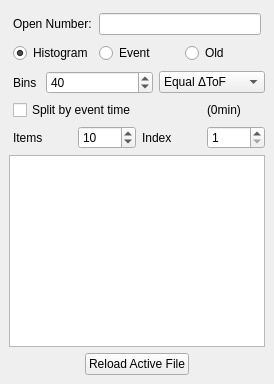
  <widget class="QDockWidget" name="dockWidget_8">
   <property name="windowTitle">
    <string>Files</string>
   </property>
   <attribute name="dockWidgetArea">
    <number>1</number>
   </attribute>
   <widget class="QWidget" name="dockWidgetContents_8">
    <layout class="QVBoxLayout" name="verticalLayout_2">
     <item>
      <layout class="QHBoxLayout" name="horizontalLayout_12">
       <property name="spacing">
        <number>7</number>
       </property>
       <property name="leftMargin">
        <number>4</number>
       </property>
       <property name="topMargin">
        <number>4</number>
       </property>
       <property name="rightMargin">
        <number>4</number>
       </property>
       <property name="bottomMargin">
        <number>2</number>
       </property>
       <item>
        <widget class="QLabel" name="label_28">
         <property name="toolTip">
          <string>Search for a file by measurement number</string>
         </property>
         <property name="text">
          <string>Open Number:</string>
         </property>
        </widget>
       </item>
       <item>
        <widget class="QLineEdit" name="numberSearchEntry">
         <property name="toolTip">
          <string>Search for a file by measurement number</string>
         </property>
        </widget>
       </item>
      </layout>
     </item>
     <item>
      <layout class="QHBoxLayout" name="horizontalLayout_11">
       <property name="leftMargin">
        <number>4</number>
       </property>
       <property name="bottomMargin">
        <number>2</number>
       </property>
       <item>
        <widget class="QRadioButton" name="histogramActive">
         <property name="text">
          <string>Histogram</string>
         </property>
         <property name="checked">
          <bool>true</bool>
         </property>
        </widget>
       </item>
       <item>
        <widget class="QRadioButton" name="eventActive">
         <property name="text">
          <string>Event</string>
         </property>
        </widget>
       </item>
       <item>
        <widget class="QRadioButton" name="oldFormatActive">
         <property name="text">
          <string>Old</string>
         </property>
        </widget>
       </item>
      </layout>
     </item>
     <item>
      <widget class="QWidget" name="eventModeEntries" native="true">
       <layout class="QVBoxLayout" name="verticalLayout">
        <property name="margin">
         <number>0</number>
        </property>
        <item>
         <layout class="QHBoxLayout" name="horizontalLayout_10">
          <property name="leftMargin">
           <number>4</number>
          </property>
          <item>
           <widget class="QLabel" name="label_27">
            <property name="sizePolicy">
             <sizepolicy hsizetype="Fixed" vsizetype="Preferred">
              <horstretch>0</horstretch>
              <verstretch>0</verstretch>
             </sizepolicy>
            </property>
            <property name="toolTip">
             <string>The number of bins for the Time of Flight channels</string>
            </property>
            <property name="text">
             <string>Bins </string>
            </property>
           </widget>
          </item>
          <item>
           <widget class="QSpinBox" name="eventTofBins">
            <property name="toolTip">
             <string>The number of bins for the Time of Flight channels</string>
            </property>
            <property name="minimum">
             <number>5</number>
            </property>
            <property name="maximum">
             <number>200</number>
            </property>
            <property name="singleStep">
             <number>5</number>
            </property>
            <property name="value">
             <number>40</number>
            </property>
           </widget>
          </item>
          <item>
           <widget class="QComboBox" name="eventBinMode">
            <property name="toolTip">
             <string>&lt;html&gt;&lt;head/&gt;&lt;body&gt;&lt;p&gt;How to bin the time of flight channels:&lt;/p&gt;&lt;p&gt;  Linear: Equally spaced in ToF&lt;/p&gt;&lt;p&gt;  1/x: Equally spaced in Q&lt;/p&gt;&lt;/body&gt;&lt;/html&gt;</string>
            </property>
            <item>
             <property name="text">
              <string>Equal ΔToF</string>
             </property>
            </item>
            <item>
             <property name="text">
              <string>Equal ΔQ</string>
             </property>
            </item>
            <item>
             <property name="text">
              <string>Equal Δλ/λ</string>
             </property>
            </item>
           </widget>
          </item>
         </layout>
        </item>
        <item>
         <layout class="QGridLayout" name="gridLayout_6">
          <property name="leftMargin">
           <number>4</number>
          </property>
          <item row="2" column="3">
           <widget class="LimitingSpinBox" name="eventSplitIndex">
            <property name="minimum">
             <number>1</number>
            </property>
           </widget>
          </item>
          <item row="2" column="1">
           <widget class="QSpinBox" name="eventSplitItems">
            <property name="minimum">
             <number>2</number>
            </property>
            <property name="singleStep">
             <number>1</number>
            </property>
            <property name="value">
             <number>10</number>
            </property>
           </widget>
          </item>
          <item row="2" column="2">
           <widget class="QLabel" name="label_38">
            <property name="text">
             <string>Index</string>
            </property>
           </widget>
          </item>
          <item row="2" column="0">
           <widget class="QLabel" name="label_39">
            <property name="text">
             <string>Items</string>
            </property>
           </widget>
          </item>
          <item row="0" column="0" colspan="3">
           <widget class="QCheckBox" name="eventSplit">
            <property name="text">
             <string>Split by event time</string>
            </property>
           </widget>
          </item>
          <item row="0" column="3">
           <widget class="QLabel" name="eventTotalTimeLabel">
            <property name="text">
             <string>(0min)</string>
            </property>
           </widget>
          </item>
         </layout>
        </item>
       </layout>
       <zorder></zorder>
      </widget>
     </item>
     <item>
      <widget class="QListWidget" name="file_list">
       <property name="sizePolicy">
        <sizepolicy hsizetype="Expanding" vsizetype="Expanding">
         <horstretch>0</horstretch>
         <verstretch>1</verstretch>
        </sizepolicy>
       </property>
      </widget>
     </item>
     <item>
      <layout class="QHBoxLayout" name="horizontalLayout_15">
       <item>
        <widget class="QPushButton" name="pushButton_2">
         <property name="sizePolicy">
          <sizepolicy hsizetype="Fixed" vsizetype="Fixed">
           <horstretch>0</horstretch>
           <verstretch>0</verstretch>
          </sizepolicy>
         </property>
         <property name="text">
          <string>Reload Active File</string>
         </property>
        </widget>
       </item>
      </layout>
     </item>
    </layout>
   </widget>
  </widget>
